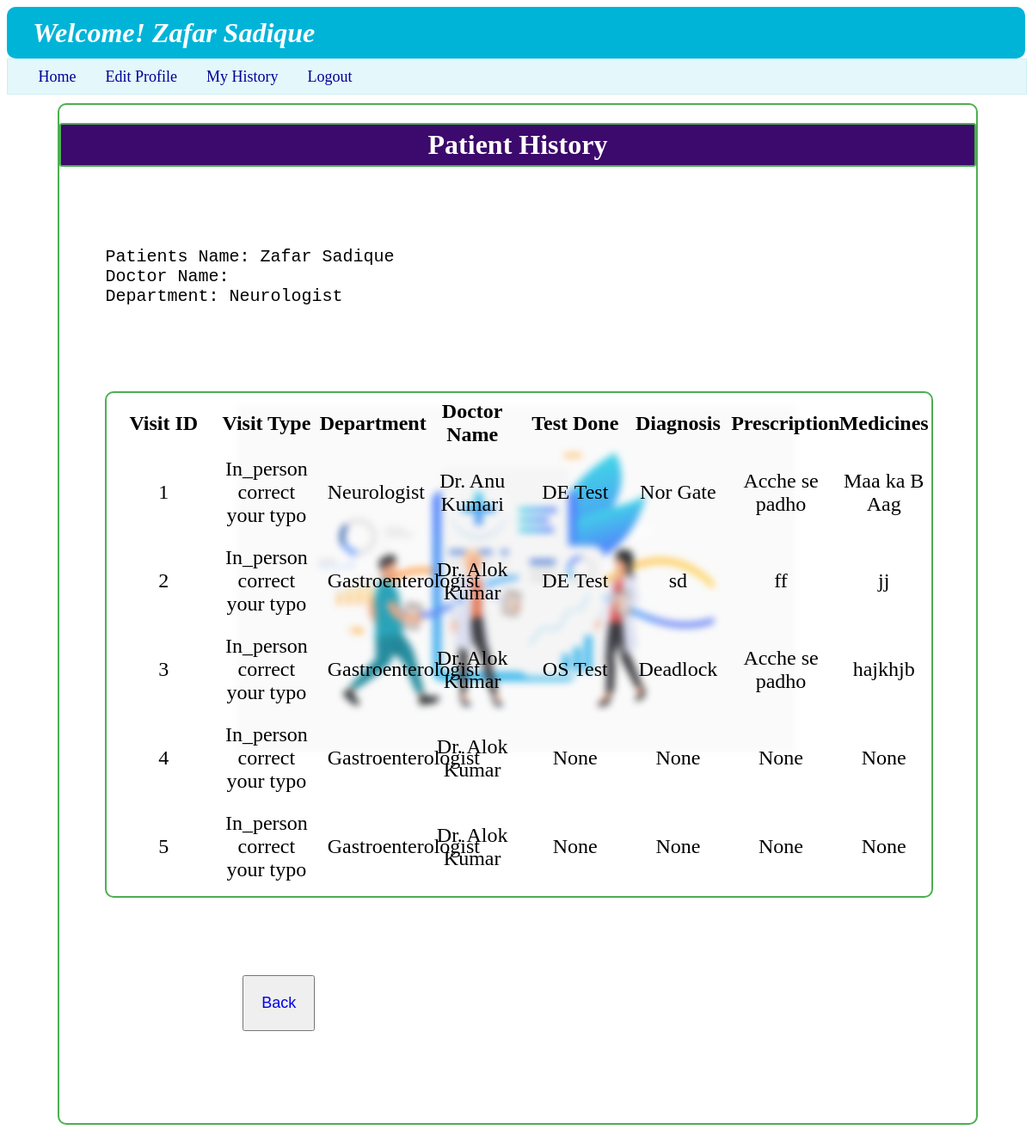
/user_hist/1, run on the app's committed database.
### backend/models.py (models this page shows)
class User_Info(db.Model):
    __tablename__ = "user_info"
    id=db.Column(db.Integer,primary_key=True,autoincrement=True)
    full_name=db.Column(db.String,nullable=False)
    email=db.Column(db.String,unique=True,nullable=False)
    password=db.Column(db.String,nullable=False)
    role=db.Column(db.Integer,default=1)
    is_blacklist=db.Column(db.Integer,default=0)
    appointments=db.relationship("Appointments",cascade="all,delete",backref="user_info",lazy=True)

class Department(db.Model):
    __tablename__ = "department"
    id=db.Column(db.String,primary_key=True,nullable=False)
    specialization=db.Column(db.String,nullable=False)
    description=db.Column(db.String,nullable=False)
    doctor=db.relationship("Doctor_Info",cascade="all,delete",backref="department",lazy=True)

class Appointments(db.Model):
    __tablename__ = "appointments"
    id=db.Column(db.Integer,primary_key=True)
    user_id=db.Column(db.Integer,db.ForeignKey("user_info.id"),nullable=False)
    doctor_id=db.Column(db.Integer,db.ForeignKey("doctor_info.id"),nullable=False)
    date=db.Column(db.Date,nullable=False)
    time_slot=db.Column(db.String,nullable=False)
    vist_type=db.Column(db.String,nullable=True)#please correct typo vist-> visit
    status=db.Column (db.String,nullable=False,default="Incomplete")
    diagnosis=db.Column(db.String,nullable=True)
    prescription=db.Column(db.String,nullable=True)
    test_done=db.Column(db.String,nullable=True)
    medicines=db.Column(db.String,nullable=True)

class Doctor_Info(db.Model):
    __tablename__ = "doctor_info"
    id=db.Column(db.Integer,primary_key=True)
    full_name=db.Column(db.String,nullable=False)
    email=db.Column(db.String,unique=True,nullable=False)
    password=db.Column(db.String,nullable=False)
    dept_id=db.Column(db.String,db.ForeignKey("department.id"),nullable=False)
    experience=db.Column(db.Integer,nullable=False)
    bio=db.Column(db.String,nullable=False)
    is_blacklist=db.Column(db.Integer,default=0)
    appointments=db.relationship("Appointments",cascade="all,delete",backref="doctor_info",lazy=True)
    availability=db.relationship("Availability",cascade="all,delete",backref="doctor_info",lazy=True)

### backend/controllers.py (the view)
@app.route("/user_hist/<u_id>")
def user_hist(u_id):
    u_id=int(u_id)
    name=u_get(u_id,"name","user")
    p_h=Appointments.query.filter_by(user_id=u_id).all()
    print("_______________",p_h,type(u_id),u_id)
    return render_template("user_history.html",usern=name,history_list=p_h,u_id=u_id)

### backend/controllers.py (called while the page is built)
def u_get(u_id, operation,who_m):
    u = User_Info.query.filter_by(id=u_id,role=1).first()
    d = Doctor_Info.query.filter_by(id=u_id).first()
    if who_m=="doctor" and d:
        if operation == "name":
            return d.full_name
        elif operation == "email":
            return d.email
    elif who_m=="user" and u:
        if operation == "name":
            return u.full_name
        elif operation == "email":
            return u.email
    return "No name"

### templates/user_history.html
{%extends "user_layout.html"%}
{%block content%}
    <div class="login_panel" style="border-color: rgb(76, 175, 80); width: 90%; margin-left: 5%;">
        <h1 style="text-align: center; font-weight: bold; border: 2px solid rgb(76, 175, 80); background-color: rgb(60,9,108); color: white; border-radius: 3px; padding: 5px; ">Patient History</h1>
        <br>
        {%if history_list%}
        <pre style="margin: 5%; font-size: x-large;">
Patients Name: {{history_list[0].user_info.full_name}}
Doctor Name:
Department: {{history_list[0].doctor_info.department.specialization}}
        </pre>
        <div class="login_panel" style="width: 90%; margin-left: 5%; border: 2px solid rgb(76, 175, 80)">
            <table class="table_user_dashboard" style="margin: 5px;">
                <thead style="margin: 10px;">
                    <th>Visit ID</th>
                    <th>Visit Type</th>
                    <th>Department</th>
                    <th>Doctor Name</th>
                    <th>Test Done</th>
                    <th>Diagnosis</th>
                    <th>Prescription</th>
                    <th>Medicines</th>
                </thead>
                <tbody>
                    {%for h in history_list%}
                    <tr>
                        <td>{{h.id}}</td>
                        <td>{{h.vist_type}} correct your typo</td>
                        <td>{{h.doctor_info.department.specialization}}</td>
                        <td>{{h.doctor_info.full_name}}</td>
                        <td>{{h.test_done}}</td>
                        <td>{{h.diagnosis}}</td>
                        <td>{{h.prescription}}</td>
                        <td>{{h.medicines}}</td>
                    </tr>
                    {%endfor%}
                </tbody>
            </table>
        </div>
        <br>
        <div>
            <button style="font-size: large; padding: 20px; margin: 3% 20% 10% 20%;"><a href="{{url_for('user_dashboard',u_id=u_id)}}">Back</a>
        </div>
        {%else%}
        <h3>----No Records are found----</h3>
        {%endif%}
    </div>
{%endblock%}

### templates/user_layout.html (shortened to what this page needs)
<!DOCTYPE html>
<html lang="en">
<head>
    <link rel="stylesheet" href="/static/style.css">
</head>
<body style="background-image: url('/static/image/4950247_19834.svg');">
    <header>
        <div>
            <h1 class="wel"><i><b>Welcome! {{usern}}</b></i></h1>
        </div>
        <nav class="nav">
            <a class="nav_a" href="{{url_for('user_dashboard',u_id=u_id)}}" style="margin-left: 3%;">Home</a>
            <a class="nav_a" href="/edit_user_profile/{{u_id}}">Edit Profile</a>
            <a class="nav_a" href="/user_hist/{{u_id}}">My History</a>
            <a class="nav_a" href="/login">Logout</a>
        </nav>
    </header>
    {%block content%}
    {%endblock%}
</body>
</html>

### static/style.css (style rules this page uses)
body { background-image: url("https://static.vecteezy.com/system/resources/thumbnails/002/072/163/small_2x/doctor-injecting-coronavirus-vaccine-to-a-patient-concept-free-vector.jpg"); background-repeat: no-repeat; background-size: 650px 650px; background-position: center; background-attachment: fixed; filter: saturate(1.0); z-index: -4; backdrop-filter: blur(4px); }
.wel { height: 60px; align-content: center; color: white; background-color: rgb(0, 180, 216); border-radius: 10px; margin: 0px; padding-left: 30px; }
.login_panel { height: auto; width: 60%; margin: 10px 20% 40px 20%; border: 2px double rgb(0, 180, 216); border-radius: 10px; }
.nav { height: 40px; width: 100%; background-color: rgba(202,240,248,0.5); border: 1px solid rgb(202, 240, 248); align-content: center; }
.nav_a { color: rgb(0,0,150); font-size: large; margin-right: 30px; text-decoration: none; }
.table_user_dashboard { align-content: center; margin: 30px; font-size: x-large; }
table { width: 100%; table-layout: fixed; }
td { text-align: center; padding: 10px; }
a { text-decoration: none; }

### data on the page
User_Info: full_name "Zafar Sadique"
Department: specialization "Neurologist"
Appointments: id "1", vist_type "In_person", doctor_info.department.specialization "Neurologist", doctor_info.full_name "Dr. Anu Kumari", test_done "DE Test", diagnosis "Nor Gate", prescription "Acche se padho", medicines "Maa ka B Aag"
Appointments: id "2", vist_type "In_person", doctor_info.department.specialization "Gastroenterologist", doctor_info.full_name "Dr. Alok Kumar", test_done "DE Test", diagnosis "sd", prescription "ff", medicines "jj"
Appointments: id "3", vist_type "In_person", doctor_info.department.specialization "Gastroenterologist", doctor_info.full_name "Dr. Alok Kumar", test_done "OS Test", diagnosis "Deadlock", prescription "Acche se padho", medicines "hajkhjb"
Appointments: id "4", vist_type "In_person", doctor_info.department.specialization "Gastroenterologist", doctor_info.full_name "Dr. Alok Kumar", test_done "None", diagnosis "None", prescription "None", medicines "None"
Appointments: id "5", vist_type "In_person", doctor_info.department.specialization "Gastroenterologist", doctor_info.full_name "Dr. Alok Kumar", test_done "None", diagnosis "None", prescription "None", medicines "None"
